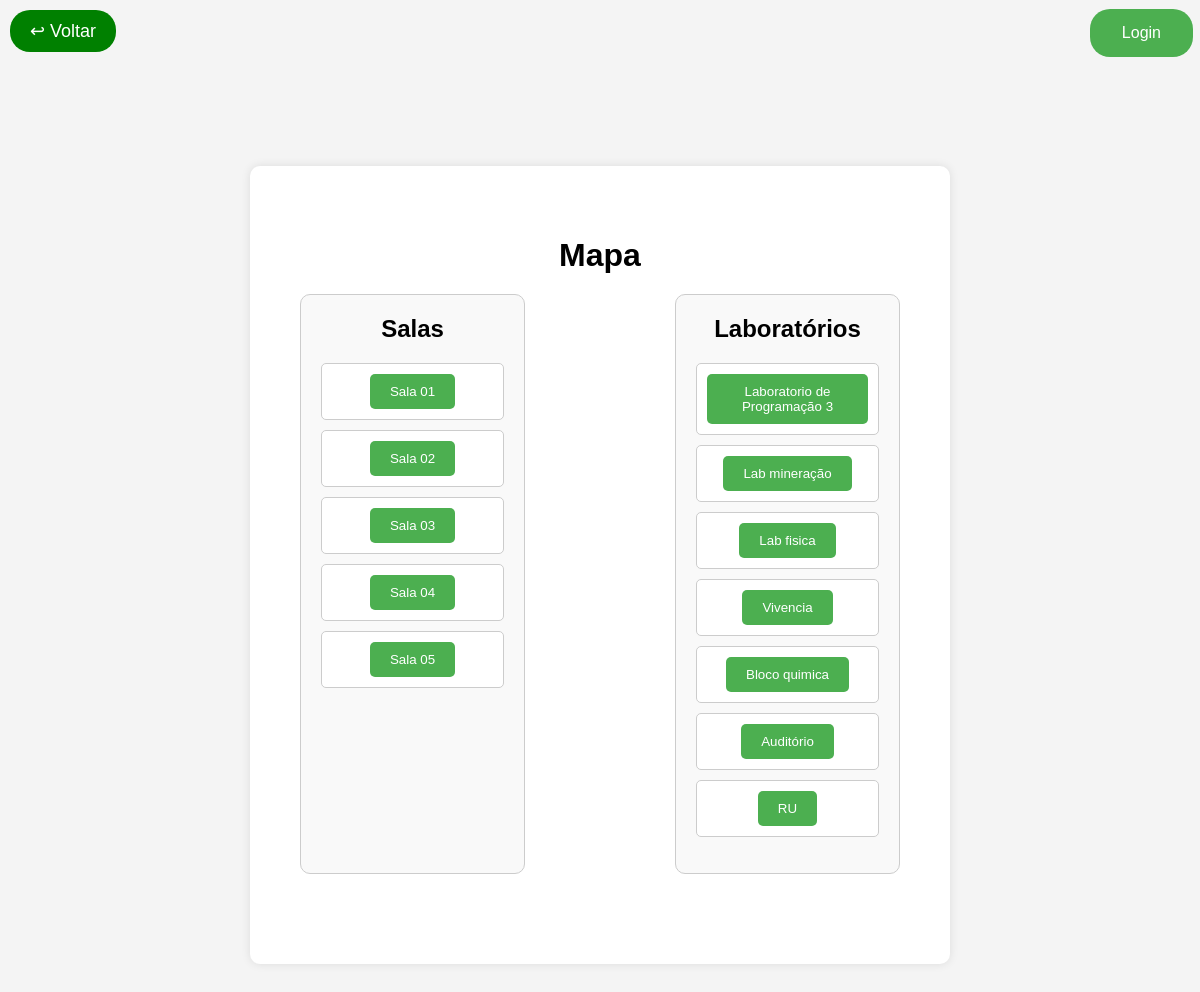
Page /mapa on the committed database.
### models.py (models this page shows)
class BaseEvento(db.Model):
    __abstract__ = True  # Não cria tabela diretamente
    id = db.Column(db.Integer, primary_key=True)
    titulo = db.Column(db.String(150), nullable=False)
    descricao = db.Column(db.Text, nullable=False)
    imagem = db.Column(db.String(300), nullable=True)
    tipo = db.Column(db.String(50), nullable=False)

class Sala(BaseEvento):
    __tablename__ = 'salas'
    capacidade = db.Column(db.Integer, nullable=True)  # Capacidade da sala
    tipo = db.Column(db.String(50), default='sala', nullable=False)

class Laboratorio(BaseEvento):
    __tablename__ = 'laboratorios'
    equipamentos = db.Column(db.String(500), nullable=True)  # Lista de equipamentos disponíveis
    tipo = db.Column(db.String(50), default='laboratorio', nullable=False)

### routes.py (the view)
@routes.route('/mapa')
def mapa():
    salas = Sala.query.all()
    laboratorios = Laboratorio.query.all()
    return render_template('mapa.html', salas=salas, laboratorios=laboratorios)

### templates/mapa.html (shortened to what this page needs)
<!DOCTYPE html>
<html lang="pt-br">
<head>
    <link rel="stylesheet" href="{{ url_for('static', filename='css/styles.css') }}">
</head>
<body>
    <div class="button-container">
        <button class="back-button" onclick="window.history.back()">↩ Voltar</button>
    </div>
    <div style="text-align: right; padding: 5px; font-size: 18px;">
        <button class="button login-button" onclick="window.location.href='/login'">Login</button>
    </div>
    <div class="container-geral">
        <h1 style="">Mapa</h1>
        <div class="container-mapa">
            <div class="section">
                <h2>Salas</h2>
                <ul class="lista-salas">
                    {% for sala in salas %}
                        <li class="sala-item">
                            <button class="normal-button" onclick="toggleImagem('sala-{{ sala.id }}')">{{ sala.titulo }}</button>
                        </li>
                    {% endfor %}
                </ul>
            </div>
            <div class="section">
                <h2>Laboratórios</h2>
                <ul class="lista-laboratorios">
                    {% for laboratorio in laboratorios %}
                        <li class="laboratorio-item">
                            <button class="normal-button" onclick="toggleImagem('laboratorio-{{ laboratorio.id }}')">{{ laboratorio.titulo }}</button>
                        </li>
                    {% endfor %}
                </ul>
            </div>
        </div>
    </div>
</body>
</html>

### static/css/styles.css (style rules this page uses)
body { font-family: Arial, sans-serif; text-align: center; background-color: #f4f4f4; margin: 0; padding: 0; }
h1 { margin-bottom: 20px; }
.normal-button { padding: 10px; background: green; color: white; border: none; border-radius: 5px; cursor: pointer; }
.button-container { position: absolute; top: 10px; left: 10px; display: flex; align-items: center; gap: 10px; }
.back-button { display: flex; align-items: center; background: green; border: none; border-radius: 20px; cursor: pointer; font-size: 18px; color: white; padding: 10px 20px; width: auto; }
.login-button { border-radius: 20px; background-color: #4CAF50; border: none; color: white; padding: 15px 32px; text-align: center; text-decoration: none; display: inline-block; font-size: 16px; margin: 4px 2px; cursor: pointer; transition: background-color 0.3s ease, transform 0.3s ease; }

### templates/mapa.html (style rules this page uses)
.container-geral { width: 600px; margin: 100px auto; padding: 50px; background: white; border-radius: 10px; box-shadow: 0 0 10px rgba(0, 0, 0, 0.1); position: relative; }
.button-container { text-align: right; margin-bottom: 20px; }
.normal-button { padding: 10px 20px; background-color: #4CAF50; color: white; border: none; border-radius: 5px; cursor: pointer; }
.container-mapa { display: flex; justify-content: space-between; gap: 150px; }
.section { margin-bottom: 40px; padding: 20px; border: 1px solid #ccc; border-radius: 10px; background-color: #f9f9f9; width: 48%; }
.section h2 { margin-top: 0; }
.lista-salas, .lista-laboratorios { list-style-type: none; padding: 0; }
.sala-item, .laboratorio-item { margin-bottom: 10px; padding: 10px; border: 1px solid #ccc; border-radius: 5px; background-color: #fff; }

### rows in the picture
Sala: titulo "Sala 01"
Sala: titulo "Sala 02"
Sala: titulo "Sala 03"
Sala: titulo "Sala 04"
Sala: titulo "Sala 05"
Laboratorio: titulo "Laboratorio de Programação 3"
Laboratorio: titulo "Lab mineração"
Laboratorio: titulo "Lab fisica"
Laboratorio: titulo "Vivencia"
Laboratorio: titulo "Bloco quimica"
Laboratorio: titulo "Auditório"
Laboratorio: titulo "RU"
